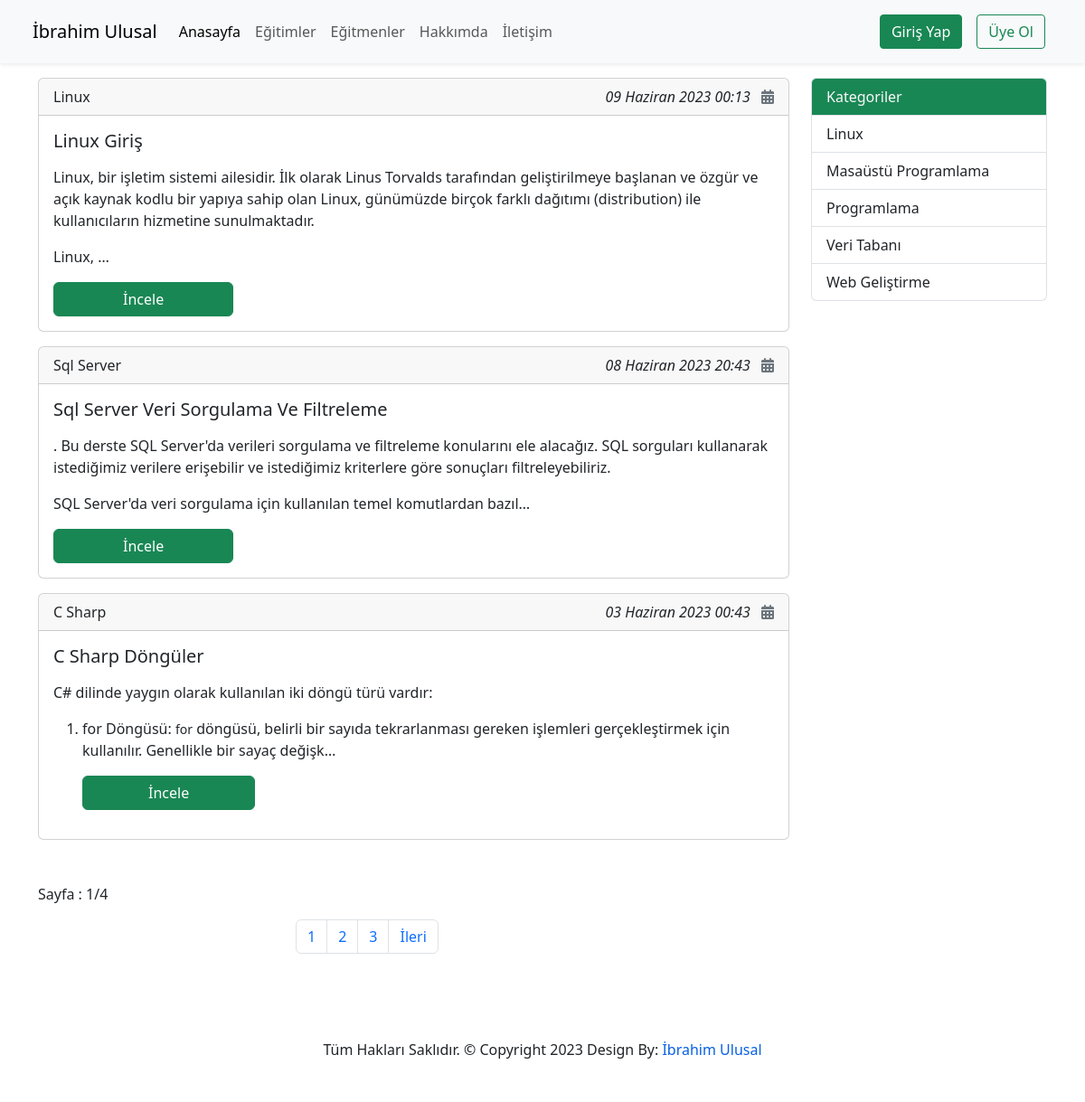
The page / on the database its author committed.
### courses/Models/CourseData.py (models this page shows, shortened)
class CourseData(models.Model):
    name = models.ForeignKey(CourseName,on_delete=models.CASCADE)
    title = models.CharField(max_length=50)
    description = RichTextUploadingField()
    date = models.DateTimeField(auto_now_add=True)
    slug = models.SlugField(unique=True,editable=False)
    isShowhome = models.BooleanField(blank=True,null=True)

### courses/Models/CourseName.py (models this page shows, shortened)
class CourseName(models.Model):
    courseName = models.CharField(max_length=50)
    date = models.DateTimeField(auto_now_add=True)
    slug = models.SlugField(unique=True,editable=False)

### courses/Models/Category.py (models this page shows, shortened)
class Category(models.Model):
    categoryName = models.CharField(max_length=50)
    date = models.DateTimeField(auto_now_add=True)
    slug = models.SlugField(unique=True,editable=False)

### pages/views.py (the view)
# urls.py: path('',views.index,name="home"),
def index(request):
    courseList = CourseData.objects.all().filter(isShowhome=True).order_by('-id')
    paginator = Paginator(courseList,3)
    page_number = request.GET.get("page")
    page_obj = paginator.get_page(page_number)
    context = {
        'categories':Category.objects.all().order_by('categoryName'),
        'page_obj':page_obj,
        }
    return render(request,'pagesAppFiles/index.html',context=context)

### templates/pagesAppFiles/index.html (shortened to what this page needs)
{% extends 'partials/_base.html'%}
{% block content %}
<div class="container mt-3">
    <div class="row">
      <div class="col-sm-9">
        {% for data in page_obj.object_list %}
          {% if data.isShowhome %}
            <div class="card mb-3">
              <div class="card-header">
                {{ data.name.courseName|title }}
                <span class="float-end" style="font-style: italic;">{{ data.date }} <i class="fa-solid fa-calendar-days ms-2 text-secondary"></i></span>
              </div>
              <div class="card-body">
                <h5 class="card-title"> <a href="{% url 'course-data-details' data.id  %}" class="text-decoration-none text-dark">{{ data.title|title }} </a></h5>
                    <p class="card-text">
                      {{ data.description|safe|truncatechars:310 }}
                    </p>
                    <a href="{% url 'course-data-details' data.id  %}" class="btn btn-success float-right w-25">İncele</a>
              </div>
            </div>
          {% endif %}
          {% endfor %}
          <div class="row my-5">
            <p>Sayfa : {{ page_obj.number }}/{{ page_obj.paginator.num_pages }}</p>
            <div class="col-md-4 offset-md-4">
              <nav aria-label="Page navigation example">
                <ul class="pagination">
                    {% if page_obj.paginator.num_pages >= 3 %}
                  <li class="page-item"><a href="?page=1" class="page-link">1</a></li>
                  <li class="page-item"><a class="page-link" href="?page=2">2</a></li>
                  <li class="page-item"><a class="page-link" href="?page=3">3</a></li>
                  {% endif %}
                  {% if page_obj.has_next %}
                    <li class="page-item"><a class="page-link" href="?page={{ page_obj.next_page_number }}">İleri</a></li>
                    {% endif %}
                </ul>
              </nav>
            </div>
          </div>
      </div>
      <div class="col-sm-3">
        <div class="list-group">
          <li class="list-group-item list-group-item-action bg-success text-light">
            Kategoriler
          </li>
          {% for category in categories %}
          <a href="{% url 'categories' category.slug %}" class="list-group-item list-group-item-action"> {{ category.categoryName|title }} </a>
          {% endfor %}
        </div>
      </div>
    </div>
</div>
{% endblock %}

### templates/partials/_base.html (shortened to what this page needs)
{% load static %}
<!DOCTYPE html>
<html lang="en">
<head>
    <link rel="stylesheet" href="https://cdnjs.cloudflare.com/ajax/libs/font-awesome/6.4.0/css/all.min.css" />
    <link rel="stylesheet" href="{% static 'css/style.css' %}">
    <link rel="stylesheet" href="https://cdn.jsdelivr.net/npm/bootstrap@5.3.0/dist/css/bootstrap.min.css">
    <link rel="stylesheet" href="{% static 'css/dark.min.css' %}">
</head>
<body>
    {% include 'partials/_navbar.html' %}
    {% block content %} {% endblock %}
    {% include 'partials/_footer.html' %}
</body>
</html>

### templates/partials/_navbar.html (shortened to what this page needs)
 <nav class="navbar navbar-expand-lg navbar-light bg-light sticky-top shadow-sm px-4">
  <div class="container-fluid">
    <a class="navbar-brand" href="{% url 'home' %}">İbrahim Ulusal</a>
    <div class="collapse navbar-collapse justify-content-between" id="navbarSupportedContent">
      <ul class="navbar-nav mb-2 mb-lg-0">
        <li class="nav-item">
          <a class="nav-link {% if '/' in request.path %} active {% endif %}" href="{% url 'home' %}">Anasayfa</a>
        </li>
          <li class="nav-item">
            <a class="nav-link {% if 'courses' in request.path %} active {% endif %}" href="{% url 'courses' %}">Eğitimler</a>
          </li>
        <li class="nav-item">
          <a class="nav-link {% if 'teachers' in request.path %} active {% endif %}" href="{% url 'teachers' %}">Eğitmenler</a>
        </li>
        <li class="nav-item">
          <a class="nav-link {% if 'about' in request.path %} active {% endif %}" href="{% url 'about' %}">Hakkımda</a>
        </li>
        <li class="nav-item">
          <a class="nav-link {% if 'contact' in request.path %} active {% endif %}" href="{% url 'contact' %}">İletişim</a>
        </li>
      </ul>
      {% if user.is_authenticated %}
        <ul class="navbar-nav pe-5">
          <li class="nav-item dropdown">
            <a class="nav-link dropdown-toggle" href="#" id="navbarDropdown" role="button" data-bs-toggle="dropdown" aria-expanded="false">
              {{ user.first_name|title }} {{ user.last_name|title }}
            </a>
            <ul class="dropdown-menu" aria-labelledby="navbarDropdown">
              <li><a class="dropdown-item btn btn-success" href="{% url 'dashboard' %}"> <i class="fa-solid fa-user me-2"></i>  Profil</a></li>
              <li><hr class="dropdown-divider"></li>
              <li><a class="dropdown-item btn btn-success" href="{% url 'logout' %}"><i class="fa-solid fa-right-from-bracket me-2"></i> Çıkış Yap </a></li>
            </ul>
          </li>
        </ul>
      {% else %}
        <ul class="navbar-nav">
          <li class="nav-item">
            <a class="btn btn-success m-2 d-block rounded-1" href="{% url 'login' %}">Giriş Yap</a>
          </li>
          <li class="nav-item">
            <a class="btn btn-outline-success m-2 d-block rounded-1" href="{% url 'register' %}">Üye Ol</a>
          </li>
        </ul>
      {% endif %}
    </div>
  </div>
</nav>

### templates/partials/_footer.html
<footer class="bg-body text-dark">
        <p>Tüm Hakları Saklıdır. © Copyright 2023 Design By: <a href="{% url 'home' %}">İbrahim Ulusal</a></p>
</footer>

### static/css/style.css (style rules this page uses)
* { margin:0; padding:0; }
:root { --main-color : rgb(27,31,36); --text-color : rgb(255,255,255); --primary-color: rgb(7,95,228); --dark-color : rgb(35,43,53); --default-text-color : rgb(0,0,0); --yellow : rgb(245,223,78); }
html { scroll-behavior: smooth; }
body { font-size: 16px; font-family: 'Poppins',sans-serif; font-weight: normal; font-style: normal; color: var(--default-text-color); }
footer { background-color: rgb(248,249,250); color:var(--text-color); padding:30px 50px; text-align: center; }
footer p a { color: var(--primary-color); text-decoration: none; }

### rows shown on the page
CourseData: name.courseName "Linux", date "09 Haziran 2023 00:13", title "Linux Giriş", description "Linux, bir işletim sistemi ailesidir. İlk olarak Linus Torvalds tarafından geliştirilmeye başlanan ve özgür ve açık kaynak kodlu bir yapıya sahip olan Linux, günümüzde birçok farklı dağıtımı (distribution) ile kullanıcıların hizmetine sunulmaktadır. Linux, …"
CourseData: name.courseName "Sql Server", date "08 Haziran 2023 20:43", title "Sql Server Veri Sorgulama Ve Filtreleme", description ". Bu derste SQL Server'da verileri sorgulama ve filtreleme konularını ele alacağız. SQL sorguları kullanarak istediğimiz verilere erişebilir ve istediğimiz kriterlere göre sonuçları filtreleyebiliriz. SQL Server'da veri sorgulama için kullanılan temel komutlardan bazıl…"
CourseData: name.courseName "C Sharp", date "03 Haziran 2023 00:43", title "C Sharp Döngüler", description "C# dilinde yaygın olarak kullanılan iki döngü türü vardır: for Döngüsü: for döngüsü, belirli bir sayıda tekrarlanması gereken işlemleri gerçekleştirmek için kullanılır. Genellikle bir sayaç değişk…"
Category: categoryName "Linux"
Category: categoryName "Masaüstü Programlama"
Category: categoryName "Programlama"
Category: categoryName "Veri Tabanı"
Category: categoryName "Web Geliştirme"

### other values the page prints
{{ page_obj.number }} "1"
{{ page_obj.paginator.num_pages }} "4"
